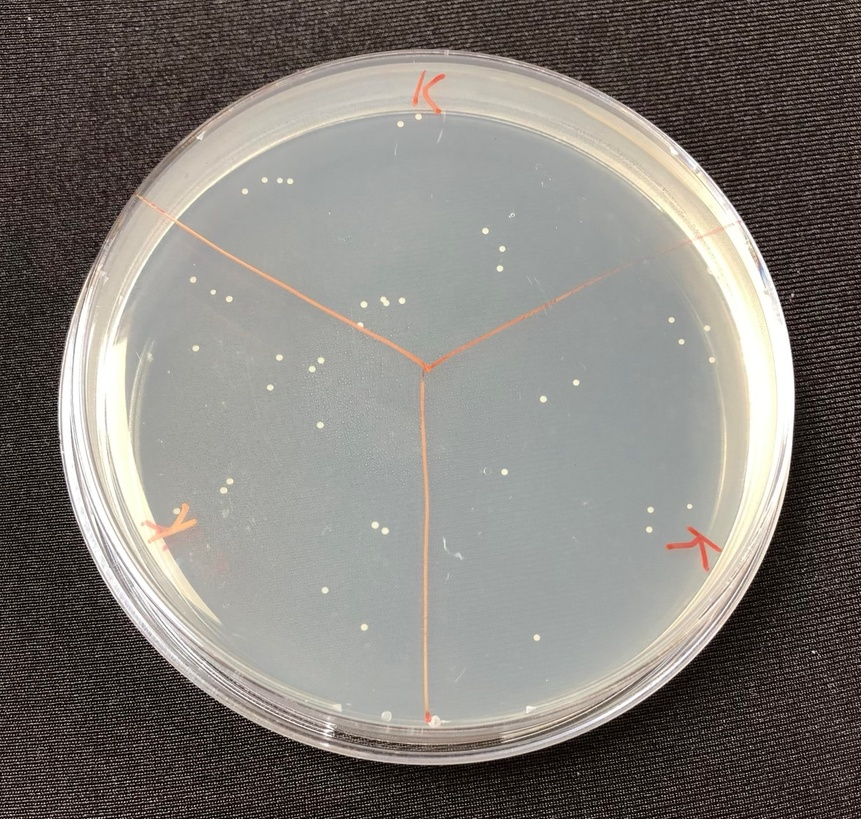
#> input picture src/img/bacteria_light_6.jpeg, 861 x 819 px, shrunk from 1351 x 1285 before the run
$ python beta.py   (older library calls are emulated)
#> lines starting #> are read from the running program, lines starting #| are printed output that depends on the picture; after the words box and inside, x2 and y2 are one past the last pixel; in counts of white or black regions, pixels touching at a corner belong together
import numpy as np
import imutils
import cv2

# dict to count colonies
counter = {}

# load the image
image_orig = cv2.imread("img/bacteria_light_6.jpeg")
#> image_orig is the input picture: shape (819, 861, 3); mean B, G, R 119.7, 124.7, 129.2
height_orig, width_orig = image_orig.shape[:2]

# output image with contours
image_contours = image_orig.copy()

# detect white colonies
colors = ["white"]
for color in colors:
  # copy of original image
  image_to_process = image_orig.copy()
  counter[color] = 0
  if color == "white":
    image_to_process = (255-image_to_process)
    lower = np.array([50, 50, 40])
    upper = np.array([100, 120, 80])
#> this loop made 1 pass
#> pass 1, `image_to_process = (255-image_to_process)`:
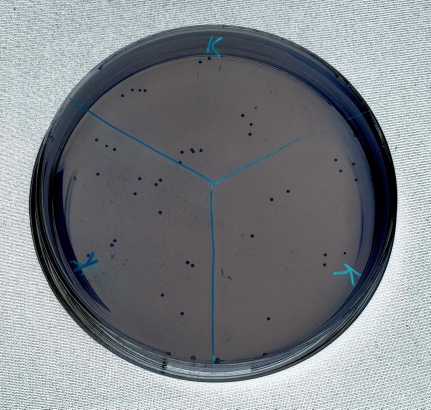
#> image_to_process: shape (819, 861, 3) (shown at 1/2 size); mean B, G, R 135.3, 130.3, 125.8
#> after the loop, counter = {'white': 0}

# find the colors within the specified boundaries
image_mask = cv2.inRange(image_to_process, lower, upper)
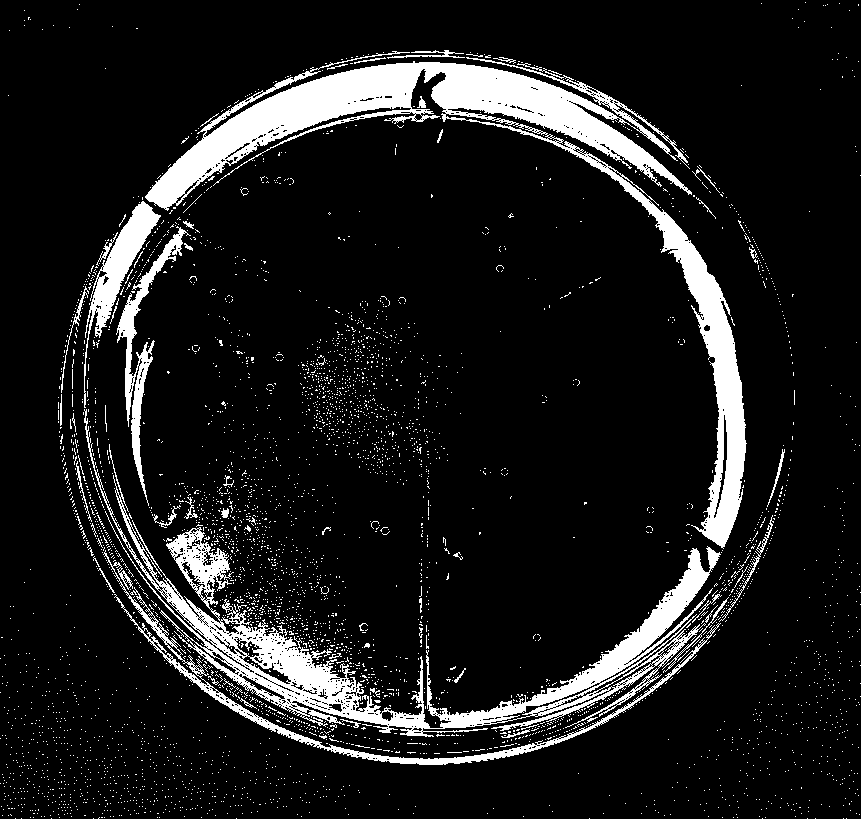
#> image_mask: shape (819, 861); 10.9% white; 4227 white regions (4168 under 20 px), largest, box (x1, y1, x2, y2) and area: (145, 51, 747, 549) 33464, (84, 409, 721, 737) 21841, (103, 550, 721, 765) 4324
# apply the mask
image_res = cv2.bitwise_and(image_to_process, image_to_process, mask=image_mask)
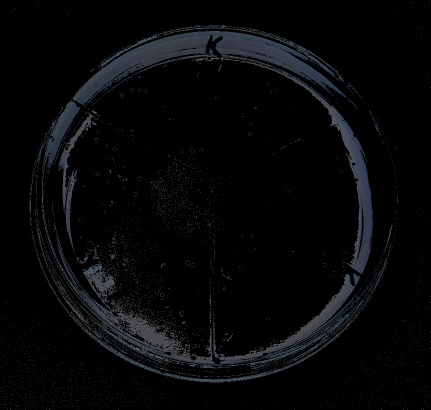
#> image_res: shape (819, 861, 3) (shown at 1/2 size); mean B, G, R 8.6, 7.5, 6.8

# load the image, convert to grayscale, and blur it slightly
image_gray = cv2.cvtColor(image_res, cv2.COLOR_BGR2GRAY)
image_gray = cv2.GaussianBlur(image_gray, (5,5), 0)

# edge detection, then perform a dilation + erosion to close gaps in between object edges
image_edged = cv2.Canny(image_gray, 50, 100)
#> image_edged: shape (819, 861); 4.4% white in thin lines or dots, all inside (x1, y1, x2, y2) = (27, 16, 796, 766)
image_edged = cv2.dilate(image_edged, None, iterations=1)
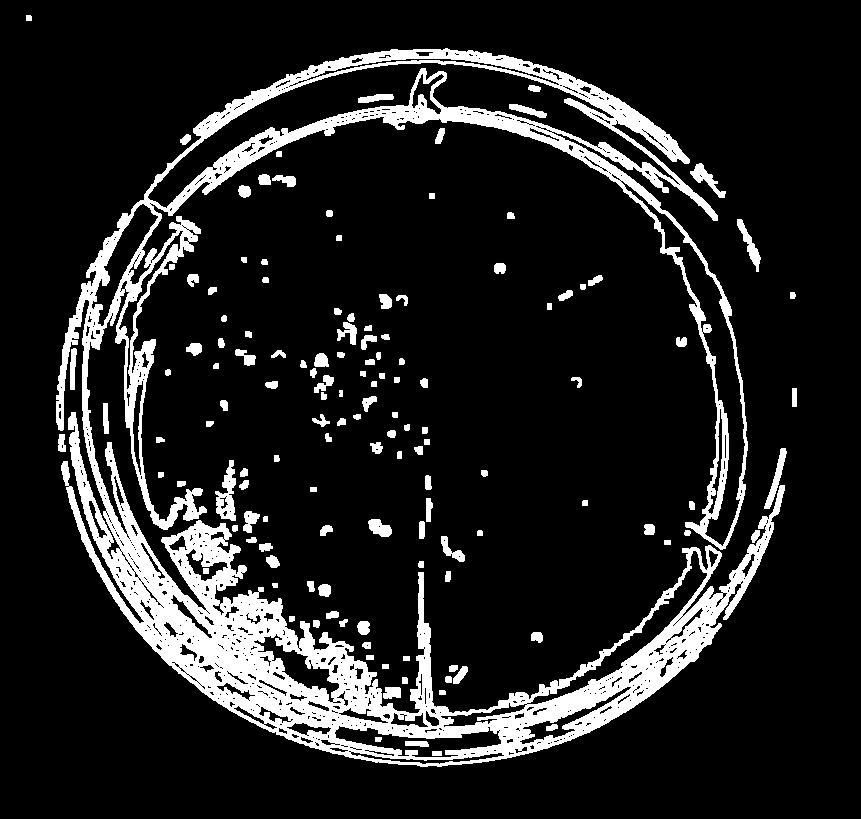
#> image_edged: shape (819, 861); 13% white; 137 white regions, largest, box (x1, y1, x2, y2) and area: (56, 48, 785, 767) 79420, (215, 460, 236, 521) 674, (764, 448, 787, 509) 404
image_edged = cv2.erode(image_edged, None, iterations=1)
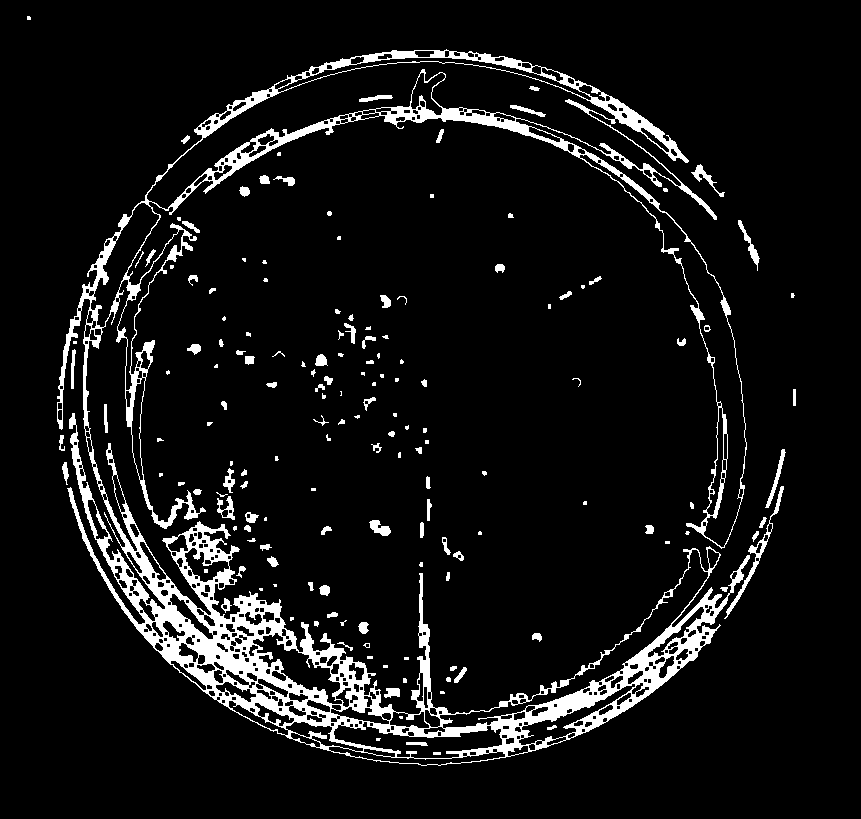
#> image_edged: shape (819, 861); 7.6% white; 162 white regions (66 under 20 px)

# find contours in the edge map
cnts = cv2.findContours(image_edged.copy(), cv2.RETR_EXTERNAL, cv2.CHAIN_APPROX_SIMPLE)
#> cnts = 152 contours, 87 with area under 20; largest, box (x1, y1, x2, y2) and area: (57, 49, 750, 766) 104064, (724, 486, 784, 619) 524, (217, 496, 235, 520) 180, (738, 220, 760, 271) 180, (765, 449, 786, 508) 178
cnts = cnts[0] if imutils.is_cv2() else cnts[1]

# loop over the contours individually
for c in cnts:
  c = c.reshape(-1, 1, 2)
  if cv2.contourArea(c) < 5:
    continue

  hull = cv2.convexHull(c)
  if color == "white":
    cv2.drawContours(image_contours, [hull], 0, (0,255,0),1)

  counter[color] += 1
#> this loop made 152 passes
#> (c, hull) on passes 7 to 9: ([[383, 665], [383, 667], [387, 667], [387, 665]], [[387, 665], [387, 667], [383, 667], [383, 665]]), ([[404, 657], [404, 659], [408, 659], [408, 657]], [[408, 657], [408, 659], [404, 659], [404, 657]]), ([[367, 656], [367, 658], [372, 658], [372, 656]], [[372, 656], [372, 658], [367, 658], [367, 656]])
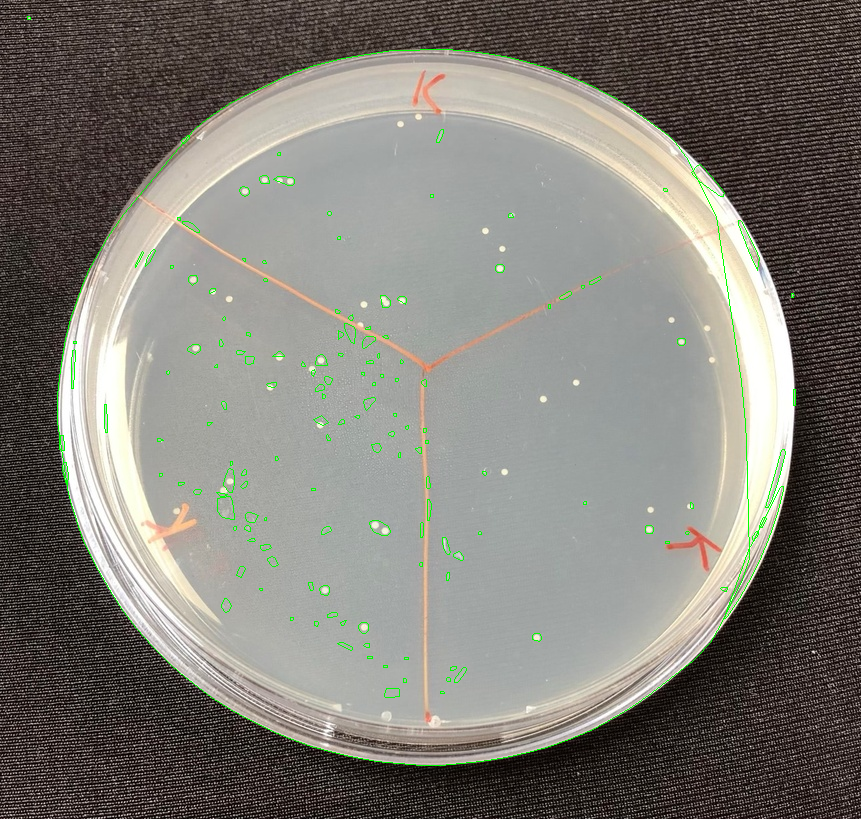
#> image_contours: shape (819, 861, 3); 0.81% of pixels changed, all inside (x1, y1, x2, y2) = (27, 16, 796, 766)
#> after the loop, counter = {'white': 149}

print(f"{color} colonies: {counter[color]}")
#| white colonies: 149
cv2.imshow("image", image_contours)
cv2.waitKey(0)
cv2.destroyAllWindows()

$ run again, with src/img/bacteria_light_1.jpeg copied over src/img/bacteria_light_6.jpeg
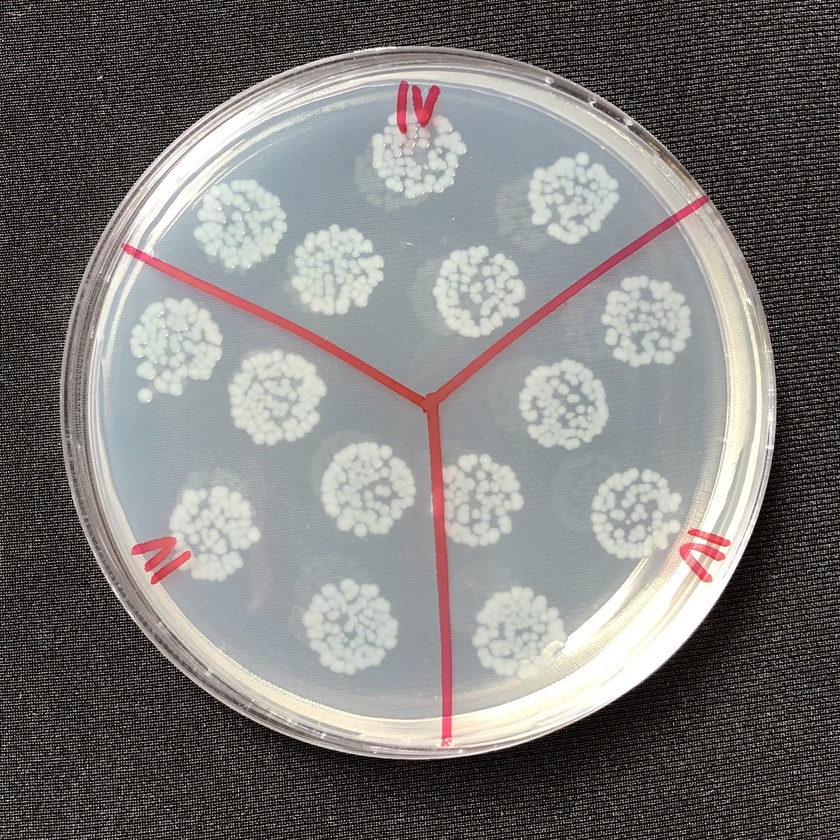
#> input picture src/img/bacteria_light_1.jpeg, 840 x 840 px, shrunk from 2027 x 2027 before the run
#> image_orig is the input picture: shape (840, 840, 3); mean B, G, R 120.6, 122.7, 125
#> after the loop `for color in colors:`: counter = {'white': 0}
#> `image_mask = cv2.inRange(image_to_process, lower, upper)`:
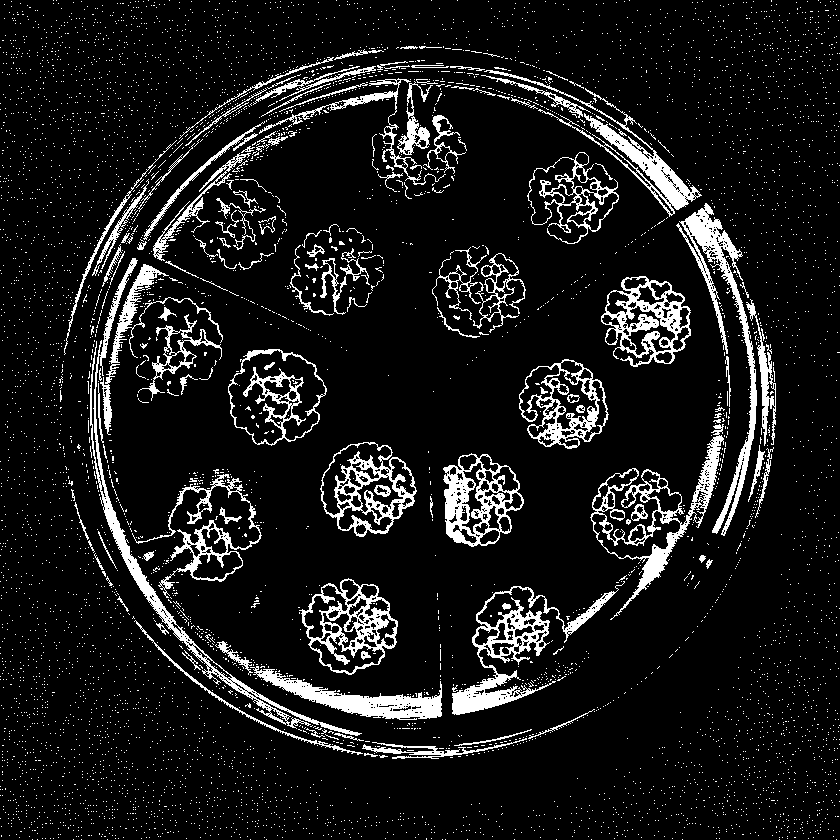
#> image_mask: shape (840, 840); 9.9% white; 5884 white regions (5745 under 20 px), largest, box (x1, y1, x2, y2) and area: (452, 581, 625, 715) 4190, (90, 258, 362, 736) 4177, (676, 203, 757, 536) 4142
#> cnts = 66 contours, 24 with area under 20; largest, box (x1, y1, x2, y2) and area: (63, 47, 703, 760) 49172, (590, 203, 777, 621) 17483, (126, 468, 262, 604) 7539, (227, 348, 328, 447) 7392, (451, 566, 636, 715) 7274
#> the loop `for c in cnts:` made 66 passes
#> (c, hull) on passes 3, 6, 9, 24: ([[439, 643], [439, 670], [441, 670], [441, 643]], [[441, 643], [441, 670], [439, 670], [439, 643]]), ([[437, 609], [437, 620], [439, 620], [439, 609]], [[439, 609], [439, 620], [437, 620], [437, 609]]), ([[436, 592], [436, 600], [438, 600], [438, 592]], [[438, 592], [438, 600], [436, 600], [436, 592]]), ([[429, 480], [429, 485], [431, 485], [431, 480]], [[431, 480], [431, 485], [429, 485], [429, 480]])
#> after the loop `for c in cnts:`:
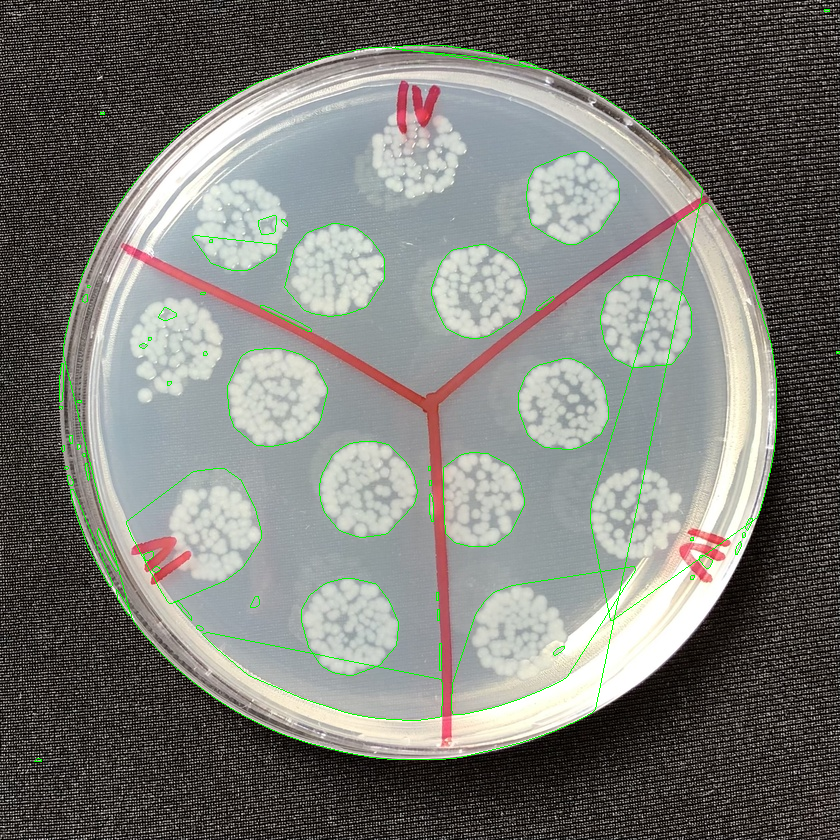
#> image_contours: shape (840, 840, 3); 1.21% of pixels changed, all inside (x1, y1, x2, y2) = (34, 9, 840, 762)
#> after the loop `for c in cnts:`: counter = {'white': 65}
#| white colonies: 65

$ run again, with src/img/bacteria_light_2.jpeg copied over src/img/bacteria_light_6.jpeg
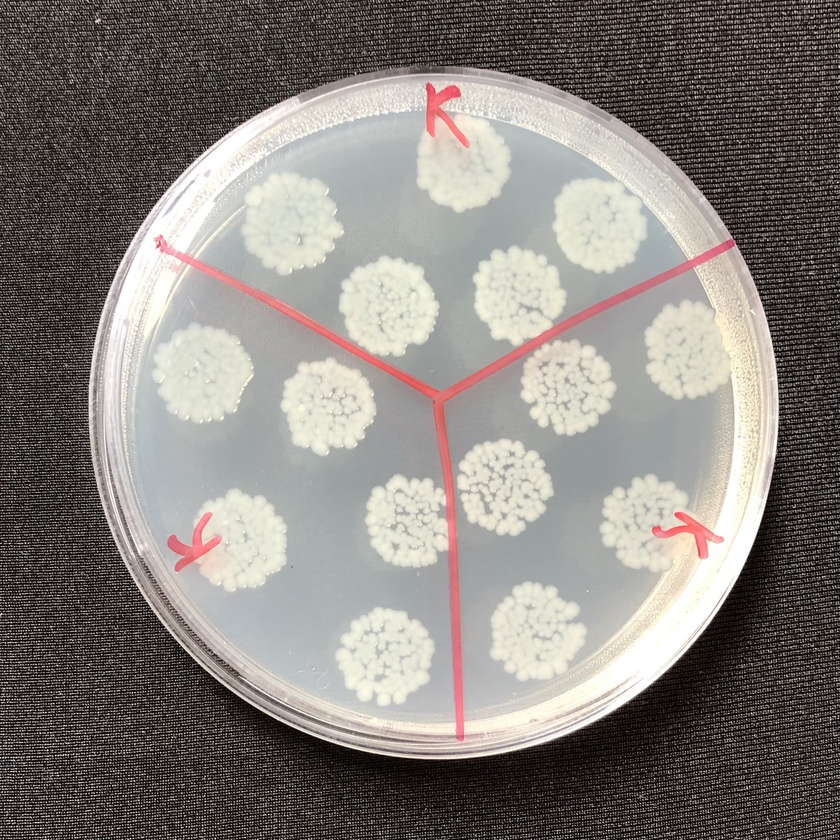
#> input picture src/img/bacteria_light_2.jpeg, 840 x 840 px, shrunk from 2265 x 2265 before the run
#> image_orig is the input picture: shape (840, 840, 3); mean B, G, R 125.1, 129.6, 135
#> after the loop `for color in colors:`: counter = {'white': 0}
#> `image_mask = cv2.inRange(image_to_process, lower, upper)`:
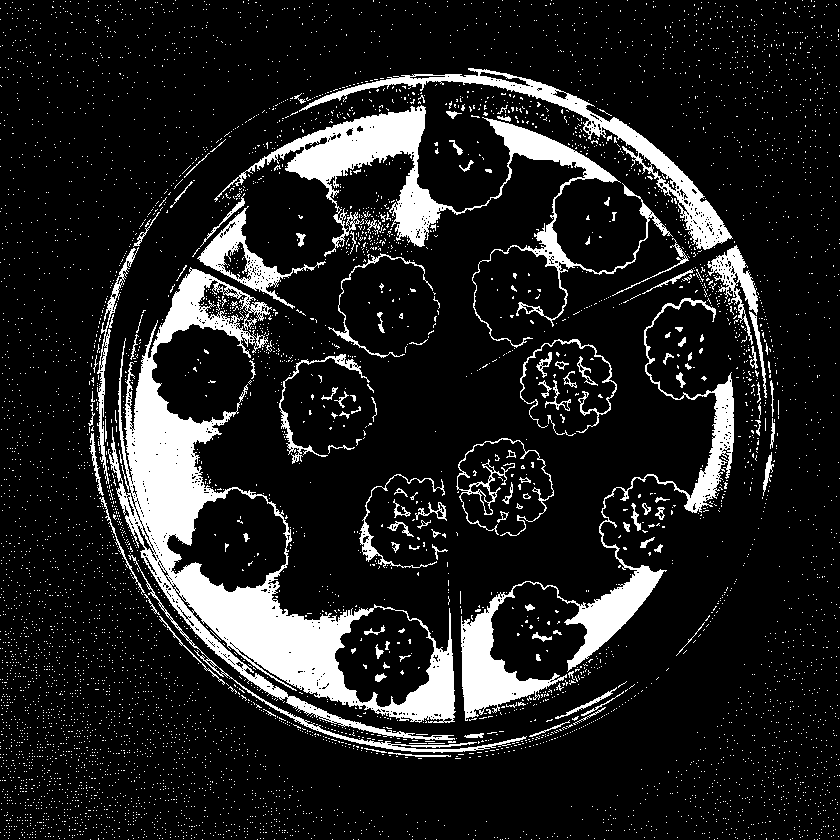
#> image_mask: shape (840, 840); 13.1% white; 5921 white regions (5794 under 20 px), largest, box (x1, y1, x2, y2) and area: (108, 267, 456, 740) 33340, (214, 105, 673, 348) 13761, (461, 298, 734, 721) 11667
#> cnts = 125 contours, 63 with area under 20; largest, box (x1, y1, x2, y2) and area: (88, 212, 526, 760) 73418, (214, 67, 732, 358) 31222, (459, 245, 780, 722) 24754, (456, 437, 555, 537) 7352, (519, 338, 618, 437) 7193
#> the loop `for c in cnts:` made 125 passes
#> (c, hull) on passes 3, 6, 7, 8: ([[588, 660], [588, 662], [590, 662], [592, 660]], [[592, 660], [590, 662], [588, 662], [588, 660]]), ([[447, 579], [447, 586], [449, 586], [449, 579]], [[449, 579], [449, 586], [447, 586], [447, 579]]), ([[416, 572], [416, 575], [419, 575], [419, 572]], [[419, 572], [419, 575], [416, 575], [416, 572]]), ([[446, 561], [446, 567], [448, 567], [448, 561]], [[448, 561], [448, 567], [446, 567], [446, 561]])
#> after the loop `for c in cnts:`:
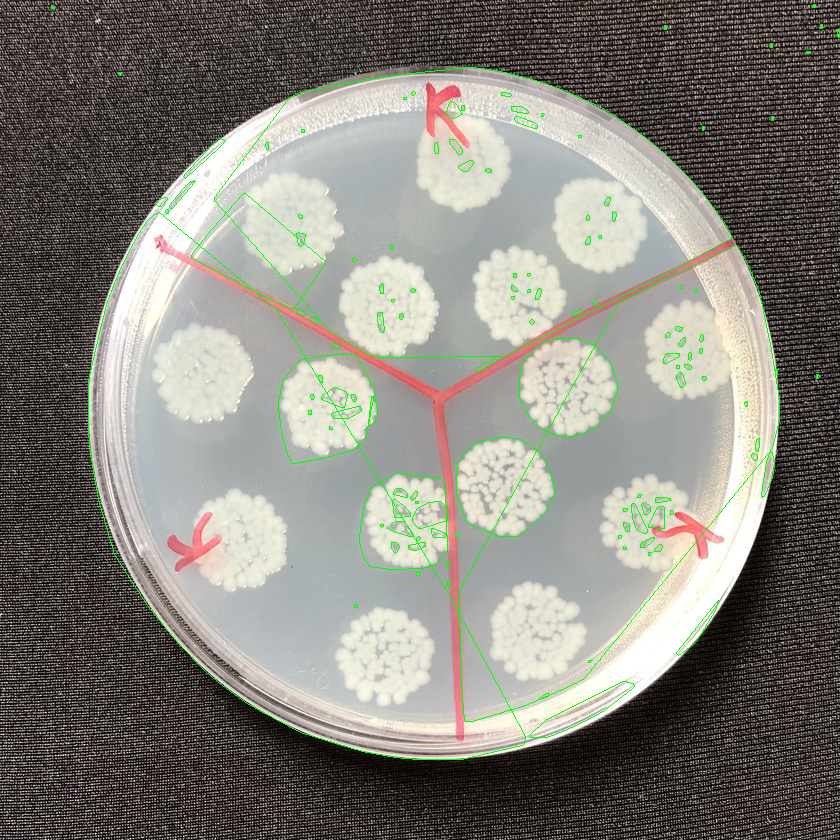
#> image_contours: shape (840, 840, 3); 1.13% of pixels changed, all inside (x1, y1, x2, y2) = (51, 4, 840, 760)
#> after the loop `for c in cnts:`: counter = {'white': 125}
#| white colonies: 125
